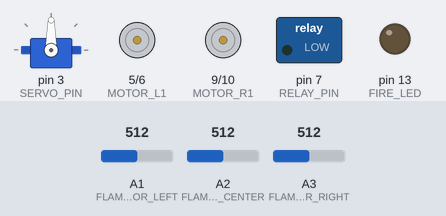
A sketch run on a simulated Arduino Uno, built with avr-gcc and run on an emulated ATmega328P. On the bench: servo, motor-driver pin pairs drawn as motors (green arrow = first pin HIGH = forward, orange = second pin HIGH = backward, longer = more drive), switched loads named in the sketch (green lamp = pin HIGH), output pins drawn as LEDs (lit = HIGH). Inputs (shaded band) come from the test bench; at power-on: A1 (FLAME_SENSOR_LEFT) = 512, A2 (FLAME_SENSOR_CENTER) = 512, A3 (FLAME_SENSOR_RIGHT) = 512. What the sketch prints to the serial monitor is not drawn.

Above: at 1.3 s.
1.4 s: A1 (FLAME_SENSOR_LEFT) set to 418
2.9 s: A1 (FLAME_SENSOR_LEFT) set to 392
At 3.8 s:
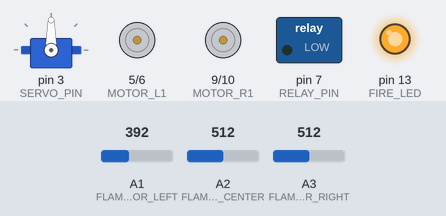
6.0 s: A2 (FLAME_SENSOR_CENTER) set to 408
9.1 s: A2 (FLAME_SENSOR_CENTER) set to 381
At 11.5 s:
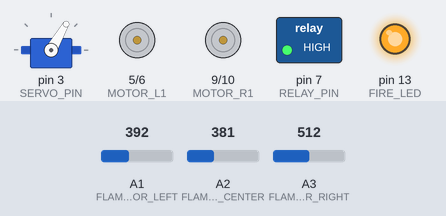
12.2 s: A2 (FLAME_SENSOR_CENTER) set to 410
At 12.33 s:
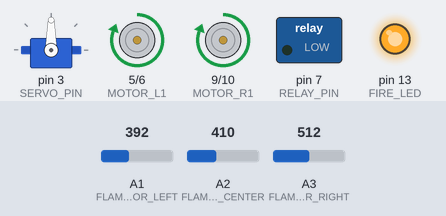
15.3 s: A2 (FLAME_SENSOR_CENTER) set to 390
At 16.35 s:
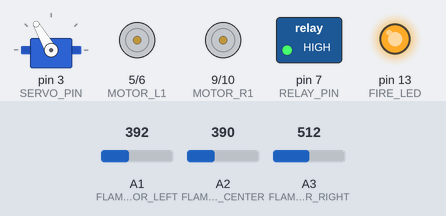
Timing chart, 0 to 19.4 s (numbered marks = the images above; inputs shaded):
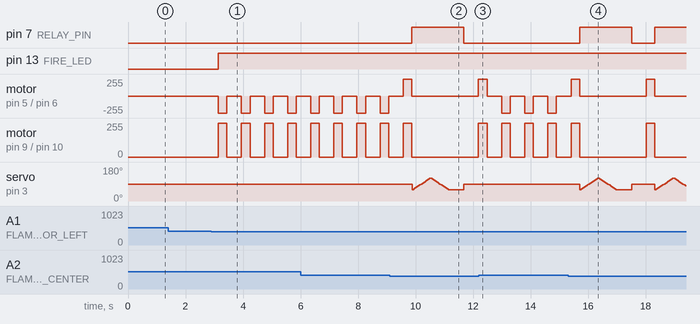

Measured:
- the behaviour switches between 400 and 399 on A1 (FLAME_SENSOR_LEFT) (found by bisection; images 0 and 1)
- the behaviour switches between 400 and 399 on A2 (FLAME_SENSOR_CENTER) (found by bisection; images 1 and 2)
- after the input at 1.4 s, every drawn part: stays the same
- after the input at 2.9 s, pin 13 (FIRE_LED): LOW → HIGH after 0.24 s; motor on pin 5 (MOTOR_L1) / pin 6 (MOTOR_L2): alternates backward 255/255 for 0.30 s and stopped for 0.50 s, starting after 0.24 s; motor on pin 9 (MOTOR_R1) / pin 10 (MOTOR_R2): alternates forward 255/255 for 0.30 s and stopped for 0.50 s, starting after 0.24 s
- after the input at 9.1 s, pin 7 (RELAY_PIN): LOW → HIGH after 0.77 s, → LOW 1.8 s later
- after the input at 12.2 s, pin 7 (RELAY_PIN): stays LOW (without the input it goes to HIGH after 0.29 s); servo on pin 3 (SERVO_PIN): stops changing and stays 90°
- after the input at 15.3 s, pin 7 (RELAY_PIN): LOW → HIGH after 0.40 s, → LOW 1.8 s later, → HIGH 0.81 s later; motor on pin 5 (MOTOR_L1) / pin 6 (MOTOR_L2): alternates forward 255/255 for 0.30 s and stopped for 2.3 s, starting after 0.10 s

The sketch:

FireFightingRobot.ino
```cpp
// CODE FOR ARDUINO
#include <Servo.h>

// Flame sensor pins
#define FLAME_SENSOR_LEFT A1
#define FLAME_SENSOR_CENTER A2
#define FLAME_SENSOR_RIGHT A3

// Motor driver pins
#define MOTOR_L1 5
#define MOTOR_L2 6
#define MOTOR_R1 9
#define MOTOR_R2 10

// Relay and Servo pins
#define RELAY_PIN 7
#define SERVO_PIN 3

// Optional: Debug LED
#define FIRE_LED 13

// Adjust based on testing (Lower = More Fire)
#define FIRE_THRESHOLD 400

Servo waterServo;

void setup() {
  Serial.begin(9600);

  // Motor pins
  pinMode(MOTOR_L1, OUTPUT);
  pinMode(MOTOR_L2, OUTPUT);
  pinMode(MOTOR_R1, OUTPUT);
  pinMode(MOTOR_R2, OUTPUT);

  // Relay pin
  pinMode(RELAY_PIN, OUTPUT);
  digitalWrite(RELAY_PIN, LOW);  // Pump OFF

  // Servo
  waterServo.attach(SERVO_PIN);
  waterServo.write(90);  // Center position

  // Flame sensor pins
  pinMode(FLAME_SENSOR_LEFT, INPUT);
  pinMode(FLAME_SENSOR_CENTER, INPUT);
  pinMode(FLAME_SENSOR_RIGHT, INPUT);

  // Optional: Debug LED
  pinMode(FIRE_LED, OUTPUT);
  digitalWrite(FIRE_LED, LOW);

  Serial.println("🤖 Robot Ready...");
}

void loop() {
  int flameLeft = analogRead(FLAME_SENSOR_LEFT);
  int flameCenter = analogRead(FLAME_SENSOR_CENTER);
  int flameRight = analogRead(FLAME_SENSOR_RIGHT);

  Serial.print("Left: "); Serial.print(flameLeft);
  Serial.print(" | Center: "); Serial.print(flameCenter);
  Serial.print(" | Right: "); Serial.println(flameRight);

  bool fireLeft = flameLeft < FIRE_THRESHOLD;
  bool fireCenter = flameCenter < FIRE_THRESHOLD;
  bool fireRight = flameRight < FIRE_THRESHOLD;

  // Optional LED Indicator
  digitalWrite(FIRE_LED, fireLeft || fireCenter || fireRight ? HIGH : LOW);

  if (fireCenter) {
    Serial.println("🔥 Fire Ahead. Approaching...");
    moveForward();
    delay(300);
    stopMotors();

    // Re-check to avoid false fire
    flameCenter = analogRead(FLAME_SENSOR_CENTER);
    if (flameCenter < FIRE_THRESHOLD) {
      Serial.println("🛑 Close to fire. Stopping and spraying...");
      stopMotors();
      activateWaterPump();
    }
  }
  else if (fireLeft) {
    Serial.println("↩ Fire on Left. Turning...");
    turnLeft();
    delay(300);
    stopMotors();
  }
  else if (fireRight) {
    Serial.println("↪ Fire on Right. Turning...");
    turnRight();
    delay(300);
    stopMotors();
  }
  else {
    Serial.println("✅ No Fire. Standing by...");
    stopMotors();
    deactivateWaterPump();
  }

  delay(500);  // Wait to stabilize sensor readings
}

// === MOTOR CONTROL ===
void moveForward() {
  digitalWrite(MOTOR_L1, HIGH);
  digitalWrite(MOTOR_L2, LOW);
  digitalWrite(MOTOR_R1, HIGH);
  digitalWrite(MOTOR_R2, LOW);
}

void turnLeft() {
  digitalWrite(MOTOR_L1, LOW);
  digitalWrite(MOTOR_L2, HIGH);
  digitalWrite(MOTOR_R1, HIGH);
  digitalWrite(MOTOR_R2, LOW);
}

void turnRight() {
  digitalWrite(MOTOR_L1, HIGH);
  digitalWrite(MOTOR_L2, LOW);
  digitalWrite(MOTOR_R1, LOW);
  digitalWrite(MOTOR_R2, HIGH);
}

void stopMotors() {
  digitalWrite(MOTOR_L1, LOW);
  digitalWrite(MOTOR_L2, LOW);
  digitalWrite(MOTOR_R1, LOW);
  digitalWrite(MOTOR_R2, LOW);
}

// === WATER PUMP & SERVO ===
void activateWaterPump() {
  digitalWrite(RELAY_PIN, HIGH);
  Serial.println("🚿 Spraying Water...");

  for (int pos = 60; pos <= 120; pos += 5) {
    waterServo.write(pos);
    delay(50);
  }

  for (int pos = 120; pos >= 60; pos -= 5) {
    waterServo.write(pos);
    delay(50);
  }

  delay(500);
  deactivateWaterPump();
}

void deactivateWaterPump() {
  digitalWrite(RELAY_PIN, LOW);
  waterServo.write(90);  // Reset servo to center
  Serial.println("🛑 Pump Off.");
}
```
